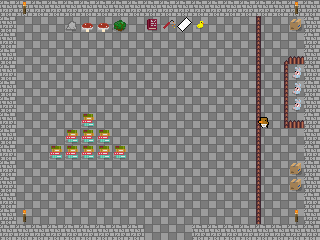

This game map was drawn from its Tiled (.tmx) file and the tilesets committed beside it. A one-line description and the full map source follow:
An orthogonal 20x15 tile map with 16x16 px tiles, 4 tile layers (Base, Decorations, Pickups, NPCs).

<map version="1.10" tiledversion="1.11.2" orientation="orthogonal" renderorder="right-down" width="20" height="15" tilewidth="16" tileheight="16" infinite="0" nextlayerid="5" nextobjectid="1">
 <editorsettings>
  <export target="shop.lua" format="lua" />
 </editorsettings>
 <tileset firstgid="1" source="fetch-tileset.tsx" />
 <layer id="1" name="Base" width="20" height="15">
  <data encoding="csv">
143,143,143,143,143,143,143,143,143,143,143,143,143,143,143,143,143,143,143,143,
143,107,107,107,107,107,107,107,107,107,107,107,107,107,107,107,107,107,107,143,
143,107,107,107,107,107,107,107,107,107,107,107,107,107,107,107,107,107,107,143,
143,107,107,107,107,107,107,107,107,107,107,107,107,107,107,107,107,107,107,143,
143,107,107,107,107,107,107,107,107,107,107,107,107,107,107,107,107,107,107,143,
143,107,107,107,107,107,107,107,107,107,107,107,107,107,107,107,107,107,107,143,
143,107,107,107,107,107,107,107,107,107,107,107,107,107,107,107,107,107,107,143,
143,107,107,107,107,107,107,107,107,107,107,107,107,107,107,107,107,107,107,143,
143,107,107,107,107,107,107,107,107,107,107,107,107,107,107,107,107,107,107,143,
143,107,107,107,107,107,107,107,107,107,107,107,107,107,107,107,107,107,107,143,
143,107,107,107,107,107,107,107,107,107,107,107,107,107,107,107,107,107,107,143,
143,107,107,107,107,107,107,107,107,107,107,107,107,107,107,107,107,107,107,143,
143,107,107,107,107,107,107,107,107,107,107,107,107,107,107,107,107,107,107,143,
143,107,107,107,107,107,107,107,107,107,107,107,107,107,107,107,107,107,107,143,
143,143,143,143,143,143,143,143,143,107,107,107,143,143,143,143,143,143,143,143
</data>
 </layer>
 <layer id="2" name="Decorations" width="20" height="15">
  <data encoding="csv">
0,203,0,0,0,0,0,0,0,0,0,0,0,0,0,0,0,0,203,0,
0,0,0,0,162,182,182,184,0,242,257,272,247,0,0,0,149,0,2147483894,0,
0,0,0,0,0,0,0,0,0,0,0,0,0,0,0,0,149,0,0,0,
0,0,0,0,0,0,0,0,0,0,0,0,0,0,0,0,149,131,170,0,
0,0,0,0,0,0,0,0,0,0,0,0,0,0,0,0,149,151,245,0,
0,0,0,0,0,0,0,0,0,0,0,0,0,0,0,0,149,151,245,0,
0,0,0,0,0,0,0,0,0,0,0,0,0,0,0,0,149,151,245,0,
0,0,0,0,0,202,0,0,0,0,0,0,0,0,0,0,149,151,170,0,
0,0,0,0,202,202,202,0,0,0,0,0,0,0,0,0,149,0,0,0,
0,0,0,202,202,202,202,202,0,0,0,0,0,0,0,0,149,0,0,0,
0,0,0,0,0,0,0,0,0,0,0,0,0,0,0,0,149,0,2147483894,0,
0,0,0,0,0,0,0,0,0,0,0,0,0,0,0,0,149,0,2147483894,0,
0,0,0,0,0,0,0,0,0,0,0,0,0,0,0,0,149,0,0,0,
0,203,0,0,0,0,0,0,0,0,0,0,0,0,0,0,149,0,203,0,
0,0,0,0,0,0,0,0,0,0,0,0,0,0,0,0,0,0,0,0
</data>
 </layer>
 <layer id="4" name="Pickups" width="20" height="15">
  <data encoding="csv">
0,0,0,0,0,0,0,0,0,0,0,0,0,0,0,0,0,0,0,0,
0,0,0,0,0,0,0,0,0,0,0,0,0,0,0,0,0,0,0,0,
0,0,0,0,0,0,0,0,0,0,0,0,0,0,0,0,0,0,0,0,
0,0,0,0,0,0,0,0,0,0,0,0,0,0,0,0,0,0,0,0,
0,0,0,0,0,0,0,0,0,0,0,0,0,0,0,0,0,0,0,0,
0,0,0,0,0,0,0,0,0,0,0,0,0,0,0,0,0,0,0,0,
0,0,0,0,0,0,0,0,0,0,0,0,0,0,0,0,0,0,0,0,
0,0,0,0,0,0,0,0,0,0,0,0,0,0,0,0,0,0,0,0,
0,0,0,0,0,0,0,0,0,0,0,0,0,0,0,0,0,0,0,0,
0,0,0,0,0,0,0,0,0,0,0,0,0,0,0,0,0,0,0,0,
0,0,0,0,0,0,0,0,0,0,0,0,0,0,0,0,0,0,0,0,
0,0,0,0,0,0,0,0,0,0,0,0,0,0,0,0,0,0,0,0,
0,0,0,0,0,0,0,0,0,0,0,0,0,0,0,0,0,0,0,0,
0,0,0,0,0,0,0,0,0,0,0,0,0,0,0,0,0,0,0,0,
0,0,0,0,0,0,0,0,0,0,0,0,0,0,0,0,0,0,0,0
</data>
 </layer>
 <layer id="3" name="NPCs" width="20" height="15">
  <data encoding="csv">
0,0,0,0,0,0,0,0,0,0,0,0,0,0,0,0,0,0,0,0,
0,0,0,0,0,0,0,0,0,0,0,0,0,0,0,0,0,0,0,0,
0,0,0,0,0,0,0,0,0,0,0,0,0,0,0,0,0,0,0,0,
0,0,0,0,0,0,0,0,0,0,0,0,0,0,0,0,0,0,0,0,
0,0,0,0,0,0,0,0,0,0,0,0,0,0,0,0,0,0,0,0,
0,0,0,0,0,0,0,0,0,0,0,0,0,0,0,0,0,0,0,0,
0,0,0,0,0,0,0,0,0,0,0,0,0,0,0,0,0,0,0,0,
0,0,0,0,0,0,0,0,0,0,0,0,0,0,0,0,2147483677,0,0,0,
0,0,0,0,0,0,0,0,0,0,0,0,0,0,0,0,0,0,0,0,
0,0,0,0,0,0,0,0,0,0,0,0,0,0,0,0,0,0,0,0,
0,0,0,0,0,0,0,0,0,0,0,0,0,0,0,0,0,0,0,0,
0,0,0,0,0,0,0,0,0,0,0,0,0,0,0,0,0,0,0,0,
0,0,0,0,0,0,0,0,0,0,0,0,0,0,0,0,0,0,0,0,
0,0,0,0,0,0,0,0,0,0,0,0,0,0,0,0,0,0,0,0,
0,0,0,0,0,0,0,0,0,0,0,0,0,0,0,0,0,0,0,0
</data>
 </layer>
</map>
